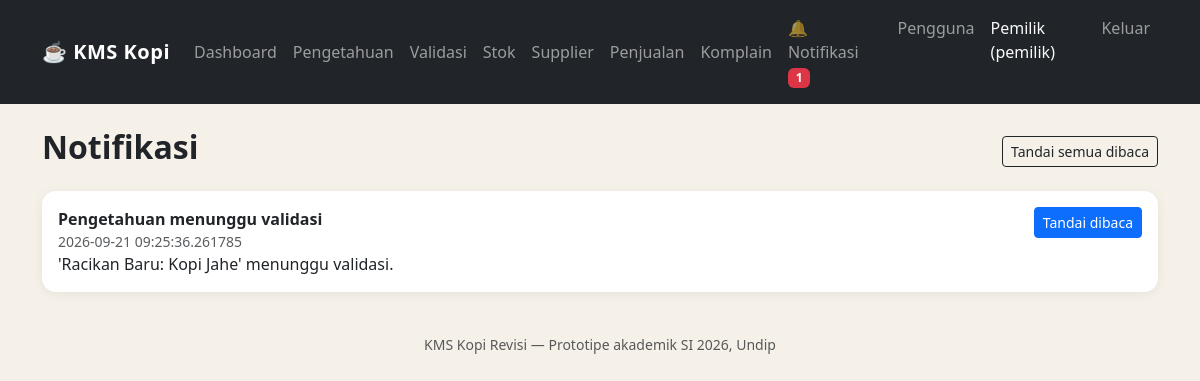
Screenshot of /notifikasi (signed in) with the database file from the repository.
### app/models.py (models this page shows)
class Pengguna(db.Model):
    __tablename__ = "pengguna"
    id = db.Column(db.Integer, primary_key=True)
    nama = db.Column(db.String(100), nullable=False)
    peran = db.Column(db.Enum("pemilik", "karyawan"), nullable=False, default="karyawan")
    pin_hash = db.Column(db.String(255), nullable=False)
    aktif = db.Column(db.Boolean, default=True)
    created_at = db.Column(db.DateTime, default=datetime.utcnow)

class Notifikasi(db.Model):
    __tablename__ = "notifikasi"
    id = db.Column(db.Integer, primary_key=True)
    pengguna_id = db.Column(db.Integer, db.ForeignKey("pengguna.id"), nullable=False)
    judul = db.Column(db.String(200), nullable=False)
    pesan = db.Column(db.Text)
    dibaca = db.Column(db.Boolean, default=False)
    terkait_tipe = db.Column(db.String(50))  # mis. 'pengetahuan'
    terkait_id = db.Column(db.Integer)
    created_at = db.Column(db.DateTime, default=datetime.utcnow)

### app/routes/notifikasi.py (the view)
@bp.route("/notifikasi")
@login_required
def daftar():
    user = get_current_user()
    items = Notifikasi.query.filter_by(pengguna_id=user.id).order_by(Notifikasi.created_at.desc()).limit(50).all()
    return render_template("notifikasi.html", items=items)

### app/routes/helpers.py (called while the page is built)
def login_required(f):
    @wraps(f)
    def wrapper(*args, **kwargs):
        if not session.get("user_id"):
            flash("Silakan login dulu.", "warning")
            return redirect(url_for("auth.login"))
        return f(*args, **kwargs)
    return wrapper

def get_current_user():
    uid = session.get("user_id")
    if not uid:
        return None
    return Pengguna.query.get(uid)

### app/templates/notifikasi.html (shortened to what this page needs)
{% extends "base.html" %}
{% block content %}
<div class="d-flex justify-content-between align-items-center mb-3">
  <h2 class="fw-bold">Notifikasi</h2>
  <form method="post" action="{{ url_for('notifikasi.baca_semua') }}"><button class="btn btn-sm btn-outline-dark">Tandai semua dibaca</button></form>
</div>
{% for n in items %}
<div class="card mb-2 {% if not n.dibaca %}border-primary{% endif %}"><div class="card-body d-flex justify-content-between">
  <div><b>{{ n.judul }}</b><div class="small text-muted">{{ n.created_at }}</div><div>{{ n.pesan }}</div></div>
  {% if not n.dibaca %}<form method="post" action="{{ url_for('notifikasi.baca', nid=n.id) }}"><button class="btn btn-sm btn-primary">Tandai dibaca</button></form>{% endif %}
</div></div>
{% else %}<p class="text-muted">Tidak ada notifikasi.</p>{% endfor %}
{% endblock %}

### app/templates/base.html (shortened to what this page needs)
<!doctype html>
<html lang="id">
<head>
  <link href="https://cdn.jsdelivr.net/npm/bootstrap@5.3.3/dist/css/bootstrap.min.css" rel="stylesheet">
  <link href="{{ url_for('static', filename='style.css') }}" rel="stylesheet">
</head>
<body>
<nav class="navbar navbar-expand-lg navbar-dark bg-dark sticky-top">
  <div class="container">
    <a class="navbar-brand fw-bold" href="{{ url_for('dashboard.index') }}">☕ KMS Kopi</a>
    <div class="collapse navbar-collapse" id="nav">
      {% if current_user %}
      <ul class="navbar-nav me-auto">
        <li class="nav-item"><a class="nav-link" href="{{ url_for('dashboard.index') }}">Dashboard</a></li>
        <li class="nav-item"><a class="nav-link" href="{{ url_for('pengetahuan.daftar') }}">Pengetahuan</a></li>
        {% if current_user.peran == 'pemilik' %}
        <li class="nav-item"><a class="nav-link" href="{{ url_for('validasi.antrean') }}">Validasi</a></li>
        {% endif %}
        <li class="nav-item"><a class="nav-link" href="{{ url_for('stok.daftar') }}">Stok</a></li>
        <li class="nav-item"><a class="nav-link" href="{{ url_for('supplier.daftar') }}">Supplier</a></li>
        <li class="nav-item"><a class="nav-link" href="{{ url_for('penjualan.daftar') }}">Penjualan</a></li>
        <li class="nav-item"><a class="nav-link" href="{{ url_for('komplain.daftar') }}">Komplain</a></li>
      </ul>
      <ul class="navbar-nav">
        <li class="nav-item"><a class="nav-link" href="{{ url_for('notifikasi.daftar') }}">🔔 Notifikasi {% if unread_count %}<span class="badge bg-danger">{{ unread_count }}</span>{% endif %}</a></li>
        {% if current_user.peran == 'pemilik' %}
        <li class="nav-item"><a class="nav-link" href="{{ url_for('auth.daftar') }}">Pengguna</a></li>
        {% endif %}
        <li class="nav-item"><span class="nav-link text-light">{{ current_user.nama }} ({{ current_user.peran }})</span></li>
        <li class="nav-item"><a class="nav-link" href="{{ url_for('auth.logout') }}">Keluar</a></li>
      </ul>
      {% endif %}
    </div>
  </div>
</nav>
<main class="container my-4">
  {% block content %}{% endblock %}
</main>
<footer class="text-center text-muted py-3"><small>KMS Kopi Revisi — Prototipe akademik SI 2026, Undip</small></footer>
</body>
</html>

### app/static/style.css (style rules this page uses)
body { background: #f6f1e8; }
.navbar-brand { letter-spacing: .5px; }
.card { border-radius: 14px; border: none; box-shadow: 0 2px 12px rgba(0,0,0,.06); }
a { color: #4b2e1e; }

### rows the page displays
Pengguna: nama "Pemilik", peran "pemilik"
Notifikasi: judul "Pengetahuan menunggu validasi", created_at "2026-09-21 09:25:36.261785", pesan "'Racikan Baru: Kopi Jahe' menunggu validasi."

### other values shown
{{ unread_count }} "1"
